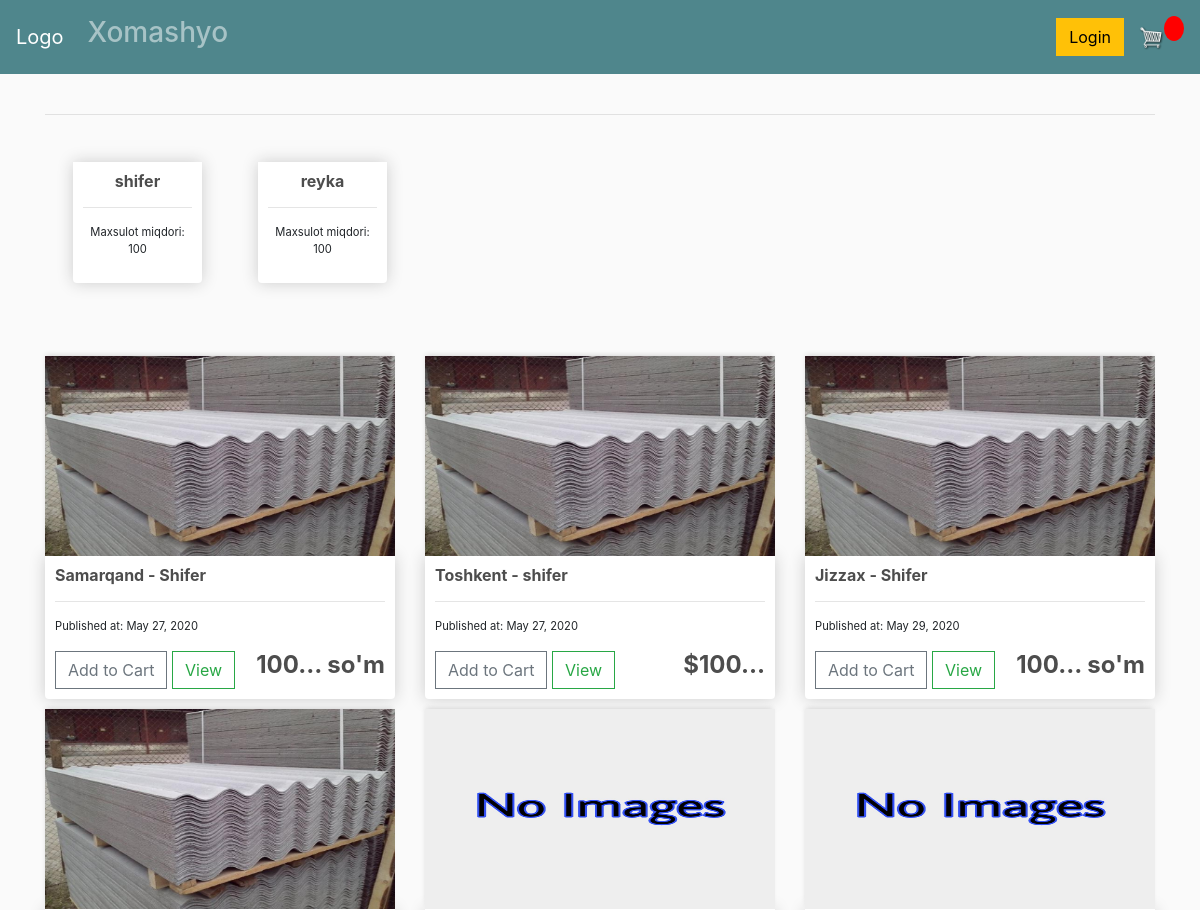
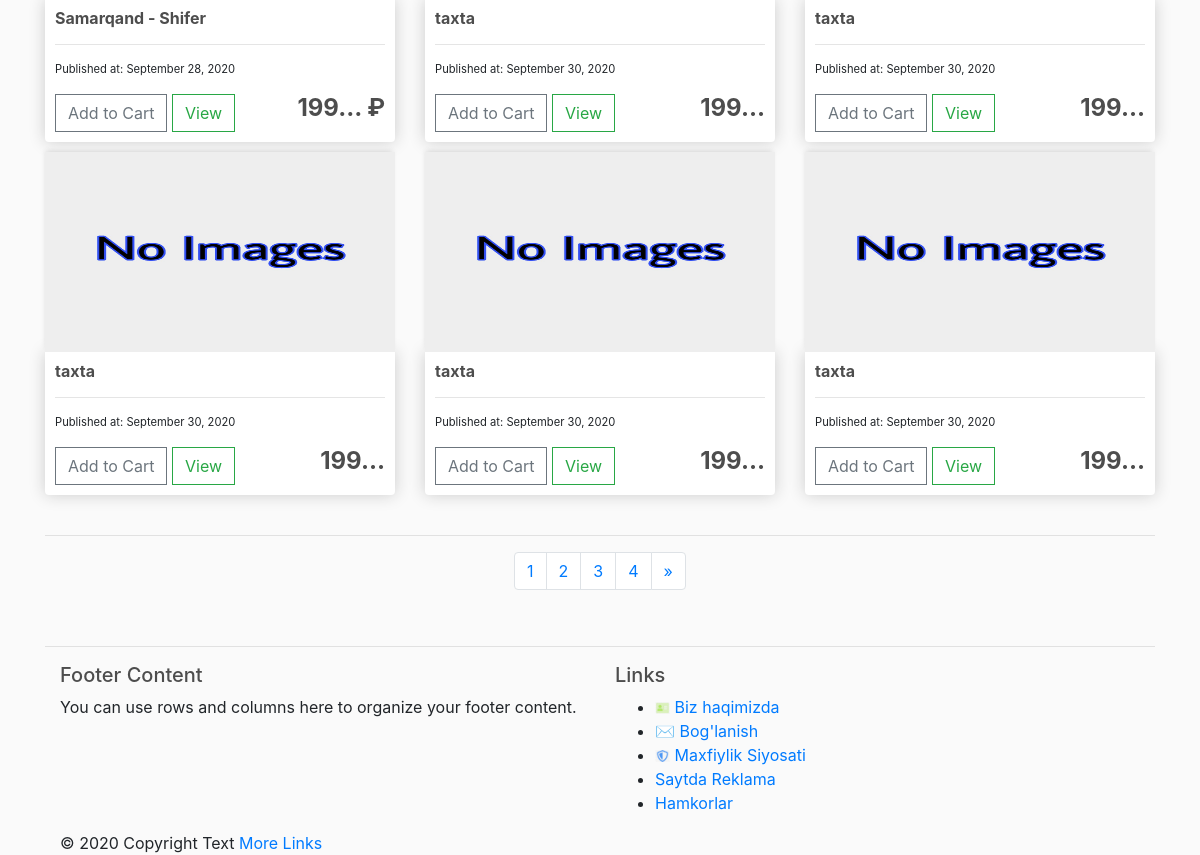
Page /1/category/ on the committed database (2 pictures, top to bottom).
### Product/models.py (models this page shows, shortened)
class Category(models.Model):
    name = models.CharField( verbose_name='Kategoriya Nomi', max_length=250, unique=True, )
    class Meta:
        verbose_name = 'Category'
        verbose_name_plural = 'Categories'

class Product(models.Model):
	name        = models.CharField( verbose_name='Maxsulot Nomi', max_length=250, )
	category    = models.ForeignKey( "Category",
                verbose_name = 'Maxsulot Kategoriyasi',
                related_name = 'product_name',
                on_delete    = models.CASCADE
            )
	description = models.TextField( verbose_name='Tavfsifi', help_text="Maxsulot haqida.", blank=True, null=True, )
	image       = models.ImageField( #default image
                upload_to='images',
                max_length=255,
                verbose_name='Maxsulot Rasmi',
                blank=True,
                null=True
            )
	class CurrecyChoice(models.TextChoices):
		SUM="so\'m",_('so\'m')
		USD='$',_('dollor')
		EUR='euro',_('euro')
		RUB='ruble',_('ruble')
		__empty__=_('')
	currency    = models.CharField( verbose_name='Valyuta turi', max_length=5,
                choices=CurrecyChoice.choices,
                default=CurrecyChoice.__empty__,
            )
	price       = models.DecimalField( verbose_name='Maxsulot Narxi', max_digits=10, decimal_places=2, default=100,
                validators=(
                    MinValueValidator(100),
                    MaxValueValidator(100000000),
                )
            )
	published_at = models.DateTimeField( auto_now_add=True )
	updated_at  =models.DateTimeField( auto_now=True )
	class Meta:
		verbose_name = 'Product'
		verbose_name_plural = 'Products'

### Product/views.py (the view)
# urls.py: path('',                    Product_List_View.as_view(),   name='product-list'),
class Product_List_View(View):
	template_name='ProductPages/product-list.html'
	context={}
	model=Category
	look_up='id'
	def get_object(self):
		id=self.kwargs.get(self.look_up)
		queryset_products_list = Product.objects.all()
		queryset_category_list = Category.objects.all()
		if id is not None:
			queryset_category		  = get_object_or_404(self.model, id=id)
			queryset_products_list	  = queryset_category.product_name.all()
		return queryset_category_list, queryset_products_list
	def get(self, request, id=None, *args, **kwargs):
		product_object_list  = None
		category_object_list = None
		category_object_list, product_list = self.get_object()
		paginator     = Paginator(product_list, 9)
		page_num      = paginator.num_pages
		page_indexes  = [x for x in range(1, page_num + 1)]
		page_number 		= request.GET.get('page')
		product_object_list = paginator.get_page(page_number)
		self.context['product_object_list']  = product_object_list
		self.context['category_object_list'] = category_object_list
		self.context['page_indexes']		 = page_indexes
		return render(
            request,
            self.template_name,
            self.context
        )

### templates/ProductPages/product-list.html
{% extends 'ProductPages/base.html' %} {% load static %} {% block content %}
<hr>
<div class='container'>
    <br> {% include "ProductPages/includes/categories.html" %}
</div>
<div class="row" style="margin-top: 5%;">
    {% for product in product_object_list %}
    <div class="col-lg-4">
        {% if product.image %}
        <img class="thumbnail" src="{{ product.image.url }}"> {% else %}
        <img class="thumbnail" src="{% static 'images/no_image.jpg' %}" alt=""> {% endif %}
        <div class="box-element product">
            <h6><strong>{{product.name}}</strong></h6>
            <hr>
            <p style="font-size: 70%">Published at: {{ product.published_at|date:"F j, Y" }}</p>
            {% if user.is_staff %}
            <a href="{% url 'Products:product-update' product.id %}" data-product="" data-action="extra-option" class="btn btn-outline-secondary add-btn extra-option-cart">Update</a> {% else %}
            <button data-product="{{product.id}}" data-action="add" class="btn btn-outline-secondary add-btn update-cart">Add to Cart</button> {% endif %}
            <a class="btn btn-outline-success" target="_blank" href="{% url 'Products:product-detail' product.id %}">View</a> {% if product.currency == '$' %}
            <h4 style="display: inline-block; float: right "><strong>{{product.currency }}{{ product.price|truncatechars:"4" }}</strong></h4>
            {% elif product.currency == 'euro' %}
            <h4 style="display: inline-block; float: right "><strong>&#8364; {{ product.price|truncatechars:"4" }}</strong></h4>
            {% elif product.currency == 'ruble' %}
            <h4 style="display: inline-block; float: right "><strong>{{ product.price|truncatechars:"4" }} &#8381;</strong></h4>
            {% else %}
            <h4 style="display: inline-block; float: right "><strong>{{ product.price|truncatechars:"4" }} {{product.currency}}</strong></h4>
            {% endif %}
        </div>
    </div>
    {% endfor %}
</div>
<br>
<hr> {% include "ProductPages/includes/pagination.html" %} {% endblock content %}

### templates/ProductPages/includes/categories.html
<div class="row">
    {% for category in category_object_list %}
    <div class="col-lg-2">
        <a class="btn" href="{% url 'Products:product-list' category.id %}">
            <div class="box-element product ">
                <h6><strong>{{category.name}}</strong></h6>
                <hr>
                <p style="font-size: 70% ">Maxsulot miqdori: 100</p>
            </div>
        </a>
    </div>
    {% endfor %}
</div>

### static/css/main.css (style rules this page uses)
body { background-color: hsl(0, 0%, 98%); }
h1, h2, h3, h4, h5, h6 { color: hsl(0, 0%, 30%); }
.box-element { box-shadow: hsl(0, 0%, 80%) 0 0 16px; background-color: #fff; border-radius: 4px; padding: 10px; }
.thumbnail { width: 100%; height: 200px; -webkit-box-shadow: -1px -3px 5px -2px rgba(214, 214, 214, 1); -moz-box-shadow: -1px -3px 5px -2px rgba(214, 214, 214, 1); box-shadow: -1px -3px 5px -2px rgba(214, 214, 214, 1); }
.product { border-radius: 0 0 4px 4px; }
.col-lg-4, .col-lg-6, .col-lg-8, .col-lg-12 { margin-top: 10px; }
.btn { border-radius: 0; }

### rows in the picture
Category: name "shifer"
Category: name "reyka"
Product: image (picture), name "Samarqand - Shifer", published_at "May 27, 2020", price "100…", currency "so'm"
Product: image (picture), name "Toshkent - shifer", published_at "May 27, 2020", currency "$", price "100…"
Product: image (picture), name "Jizzax - Shifer", published_at "May 29, 2020", price "100…", currency "so'm"
Product: image (picture), name "Samarqand - Shifer", published_at "September 28, 2020", price "199…"
Product: name "taxta", published_at "September 30, 2020", price "199…"
Product: name "taxta", published_at "September 30, 2020", price "199…"
Product: name "taxta", published_at "September 30, 2020", price "199…"
Product: name "taxta", published_at "September 30, 2020", price "199…"
Product: name "taxta", published_at "September 30, 2020", price "199…"

### other values in the picture
{{ page_index }} "1" "2" "3" "4"
